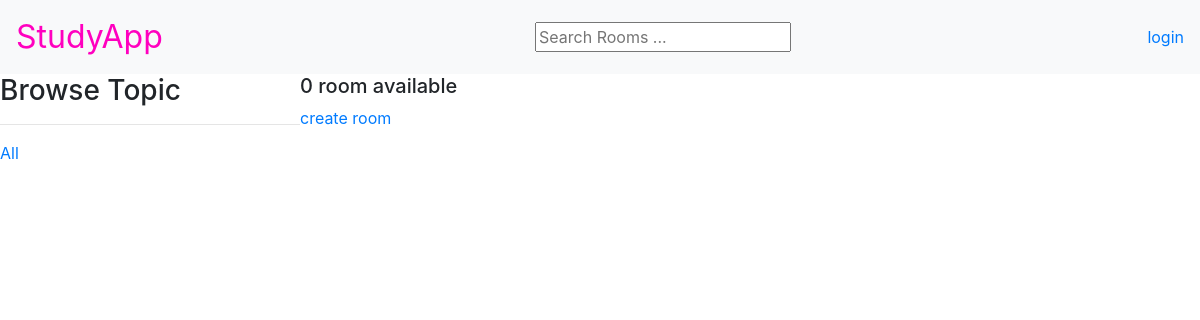
Before: /?q=javascript with the older database file.
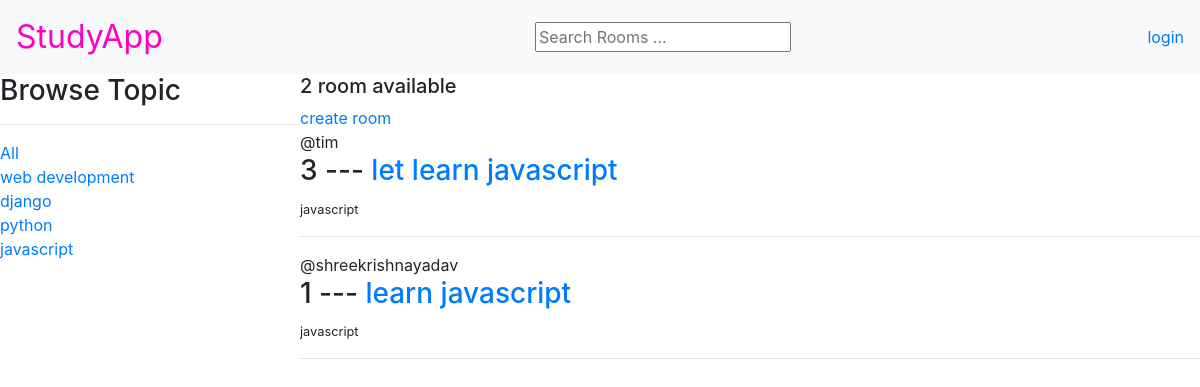
After: the same page with the newer database file.
### base/models.py (models this page shows, shortened)
class Topic(models.Model):
    name = models.CharField(max_length=200)

class Room(models.Model):
    host = models.ForeignKey(User, on_delete=models.SET_NULL, null=True)
    topic = models.ForeignKey(Topic, on_delete=models.SET_NULL, null=True)
    name = models.CharField(max_length=200)
    description = models.TextField(null=True, blank=True)
    participants = models.ManyToManyField(User, related_name='participants', blank=True)
    updated = models.DateTimeField(auto_now=True)
    created = models.DateTimeField(auto_now_add=True)
    class Meta:
        ordering = ['-created', '-updated']

### base/views.py (the view)
# urls.py: path('', view=views.home, name="home"),
def home(request):
    q = request.GET.get('q') if request.GET.get('q') != None else ''
    rooms = Room.objects.filter(
        Q(topic__name__icontains=q) |
        Q(name__icontains=q) |
        Q(description__icontains=q)
    )
    room_count = rooms.count()
    topics = Topic.objects.all()
    context = {'rooms':rooms, 'topics': topics, 'room_count':room_count}
    return render(request, "base/home.html", context)

### base/templates/base/home.html (shortened to what this page needs)
{% extends "base/main.html" %}
{% block content %}
    <div class= "home-container">
        <div>
            <h3> Browse Topic </h3>
            <hr>
            <div>
                <a href="{% url "home" %}">All</a>
            </div>
            {% for topic in topics %}
            <div>
                <a href="{% url "home" %}?q={{topic.name}}">{{topic.name}}</a>
            </div>
            {% endfor %}
        </div>
        <div>
            <h5> {{room_count}} room available </h5>
            <a href="{% url "create-room" %}">create room </a>
                <div>
                    {% for room in rooms %}
                        <div>
                            <span>@{{room.host.username}}</span>
                            <h3> {{room.id}} --- <a href="/room/{{room.id}}">{{room.name}}</a></h3>
                            <small> {{room.topic.name}}</small>
                            <hr>
                        </div>
                    {% endfor %}
                </div>
        </div>
    </div>
{% endblock content %}

Changed rows visible on the page:
added Topic: name "web development"
added Topic: name "django"
added Topic: name "python"
added Topic: name "javascript"
added Room: host.username "tim", id "3", name "let learn javascript", topic.name "javascript"
added Room: host.username "shreekrishnayadav", id "1", name "learn javascript", topic.name "javascript"
Other visible differences:
{{ room_count }}: "0" → "2"
